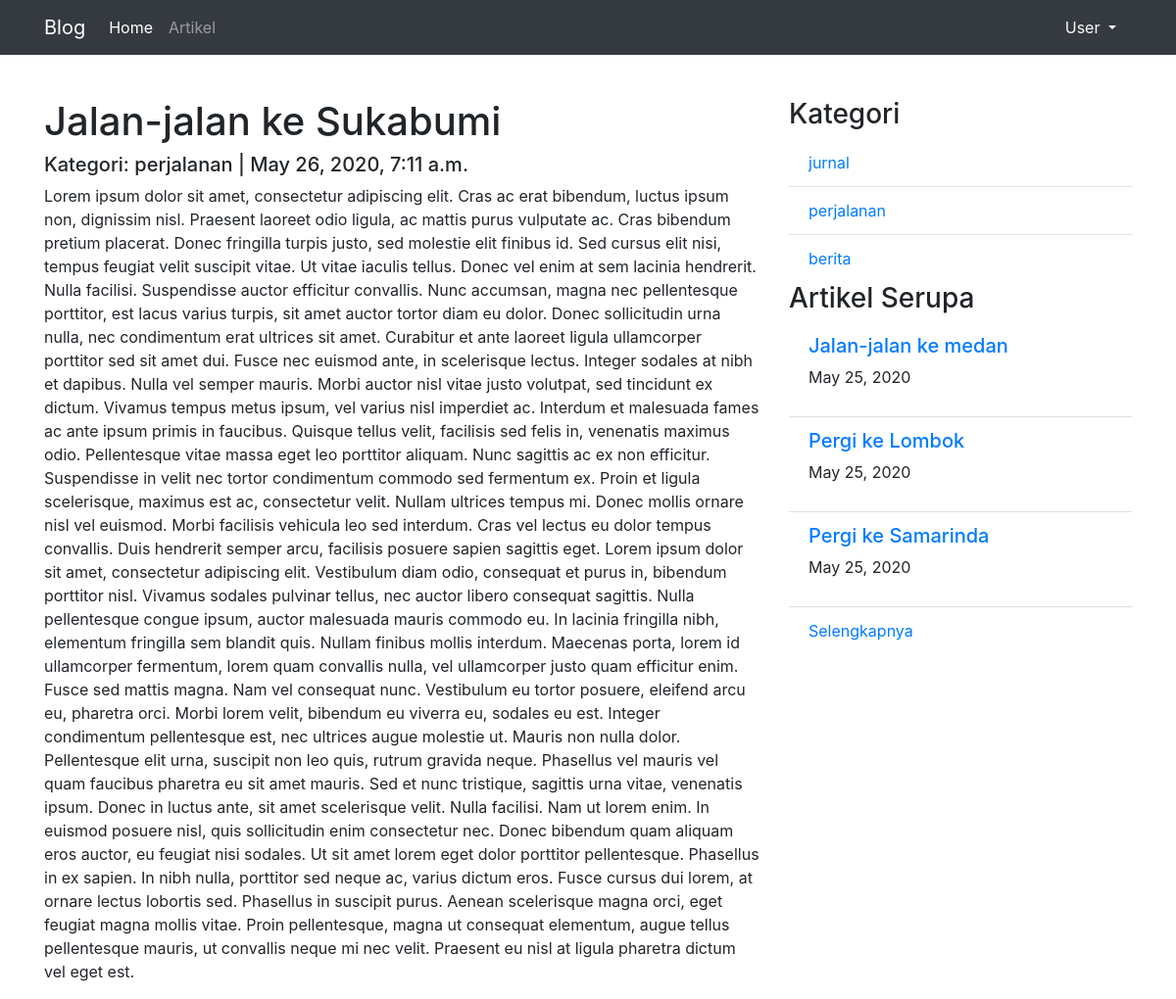
/artikel/detail/jalan-jalan-ke-sukabumi, run on the app's committed database.
### artikel/models.py (models this page shows, shortened)
class Artikel(models.Model):
    judul       = models.CharField(max_length=255)
    isi         = models.TextField()
    kategori    = models.CharField(max_length=255)
    published   = models.DateTimeField(auto_now_add=True)
    updated     = models.DateTimeField(auto_now=True)
    slug        = models.SlugField(blank=True, editable=False)

### artikel/views.py (the view)
# urls.py: path('detail/<slug:slug>', ArtikelDetailView.as_view(), name='detail'),
class ArtikelDetailView(DetailView):
    model = Artikel
    template_name = 'artikel/artikel_detail.html'
    context_object_name = 'artikel'
    def get_context_data(self, **kwargs):
            kategori_list = self.model.objects.values_list('kategori', flat=True).distinct()
            self.kwargs.update({'kategori_list':kategori_list})
            artikel_serupa = self.model.objects.filter(kategori = self.object.kategori).exclude(id = self.object.id)
            self.kwargs.update({'artikel_serupa':artikel_serupa})
            kwargs = self.kwargs
            return super().get_context_data(**kwargs)

### artikel/templates/artikel/artikel_detail.html (shortened to what this page needs)
{% extends 'base.html' %}
{% block contents %}
<div class="row">
    <div class="col-md-8">
        <h1>{{artikel.judul}}</h1>
        <h5>Kategori: {{artikel.kategori}} | {{artikel.published}}</h5>
        <p>{{artikel.isi}}</p>
    </div>
    <div class="col-sm">
        <h3>Kategori</h3>
        <ul class="list-group list-group-flush">
            {% for kategori in kategori_list %}
                <li class="list-group-item"><a href="{% url 'artikel:category' kategori 1 %}">{{kategori}}</a></li>
            {% endfor %}
        </ul>
        <h3>Artikel Serupa</h3>
        <ul class="list-group list-group-flush">
            {% for artikel in artikel_serupa %}
                {% if forloop.counter is not 3 %}
                    <li class="list-group-item">
                        <h5><a href="{% url 'artikel:detail' artikel.slug %}">{{artikel.judul}}</a></h5>
                        <p>{{artikel.published|date}}</p>
                    </li>
                {% endif %}
            {% endfor %}
            <li class="list-group-item"><a href="{% url 'artikel:category' artikel.kategori 1 %}">Selengkapnya</a></li>
        </ul>
    </div>
</div>
{% endblock contents %}

### data on the page
Artikel: judul "Jalan-jalan ke Sukabumi", kategori "perjalanan", published "May 26, 2020, 7:11 a.m.", isi "Lorem ipsum dolor sit amet, consectetur adipiscing elit. Cras ac erat bibendum, luctus ipsum non, dignissim nisl. Praesent laoreet odio ligula, ac mattis purus vulputate ac. Cras bibendum pretium placerat. Donec fringilla turpis justo, sed molestie elit finibus id. Sed cursus elit nisi, tempus feugiat velit suscipit vitae. Ut vitae iaculis tellus. Donec vel enim at sem lacinia hendrerit. Nulla facilisi. Suspendisse auctor efficitur convallis. Nunc accumsan, magna nec pellentesque porttitor, est lacus varius turpis, sit amet auctor tortor diam eu dolor. Donec sollicitudin urna nulla, nec condimentum erat ultrices sit amet. Curabitur et ante laoreet ligula ullamcorper porttitor sed sit amet…"
Artikel: judul "Jalan-jalan ke medan", published "May 25, 2020"
Artikel: judul "Pergi ke Lombok", published "May 25, 2020"
Artikel: judul "Pergi ke Samarinda", published "May 25, 2020"

### other printed values
{{ kategori }} "jurnal" "perjalanan" "berita"
